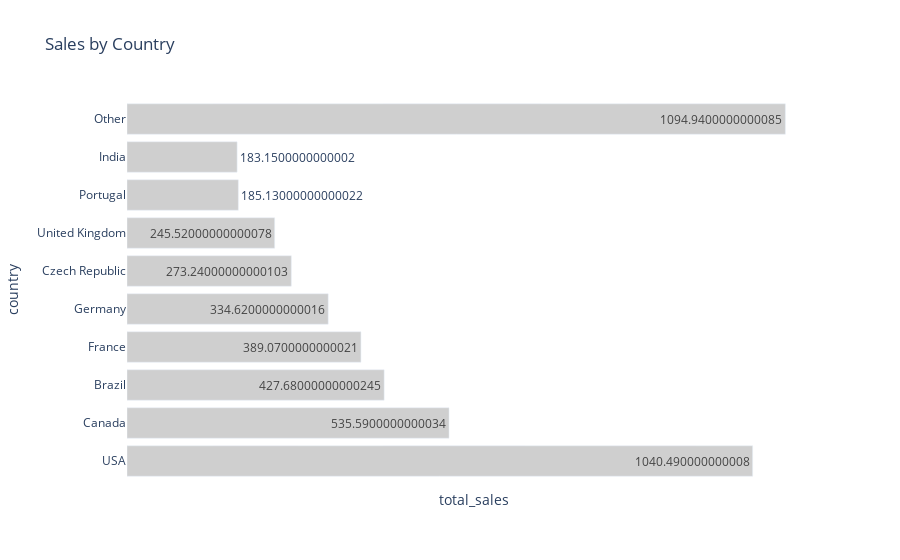

The code cell stored with this chart in its notebook:
### Code cell
query = """WITH 
    country_or_other AS
    (
        SELECT 
            CASE
                WHEN (
                SELECT COUNT(*) FROM customer
                    WHERE country = c.country           
                ) = 1 THEN "Other"
                ELSE c.country
            END AS country,
            c.customer_id,
            il.*
            FROM invoice_line il
            INNER JOIN invoice i ON i.invoice_id = il.invoice_id
            INNER JOIN customer c ON c.customer_id = i.customer_id        
    )
SELECT
    country,
    customers,
    total_sales,
    average_order,
    customer_lifetime_value
FROM
    (
    SELECT
        country,
        count(distinct customer_id) customers,
        SUM(unit_price) total_sales,
        SUM(unit_price) / count(distinct customer_id) customer_lifetime_value,
        SUM(unit_price) / count(distinct invoice_id) average_order,
        CASE
            WHEN country = "Other" THEN 1
            ELSE 0
        END AS sort
    FROM country_or_other
    GROUP BY country
    ORDER BY sort ASC, total_sales DESC
    );
    """

country_data = pd.read_sql_query(query, data)

# Create bar plot of data
fig = px.bar(country_data, x='total_sales', y='country', title='Sales by Country', 
            hover_data=country_data.columns[1:], 
            text='total_sales', 
            orientation='h')
fig.update_xaxes(tickangle=90, showticklabels=False)
fig.update_traces(marker_color='rgb(207, 207, 207)')
fig.update_layout(plot_bgcolor='rgba(0,0,0,0)')
fig.show()

### Figure 1 — Plotly figure (JSON) as saved in the notebook; plotly's stock layout.template omitted (floating-point values rounded to 4 significant figures)
{"data": [{"alignmentgroup": "True", "customdata": [[13, 1040.0, 7.943, 80.04], [8, 535.6, 7.047, 66.95], [5, 427.7, 7.011, 85.54], [5, 389.1, 7.781, 77.81], [4, 334.6, 8.161, 83.66], [2, 273.2, 9.108, 136.6], [3, 245.5, 8.769, 81.84], [2, 185.1, 6.384, 92.57], [2, 183.2, 8.721, 91.58], [15, 1095.0, 7.449, 73.0]], "hovertemplate": "total_sales=%{customdata[1]}<br>country=%{y}<br>customers=%{customdata[0]}<br>average_order=%{customdata[2]}<br>customer_lifetime_value=%{customdata[3]}<extra></extra>", "legendgroup": "", "marker": {"color": "rgb(207, 207, 207)"}, "name": "", "offsetgroup": "", "orientation": "h", "showlegend": false, "text": [1040.0, 535.6, 427.7, 389.1, 334.6, 273.2, 245.5, 185.1, 183.2, 1095.0], "textposition": "auto", "type": "bar", "x": [1040.0, 535.6, 427.7, 389.1, 334.6, 273.2, 245.5, 185.1, 183.2, 1095.0], "xaxis": "x", "y": ["USA", "Canada", "Brazil", "France", "Germany", "Czech Republic", "United Kingdom", "Portugal", "India", "Other"], "yaxis": "y"}], "layout": {"barmode": "relative", "legend": {"tracegroupgap": 0}, "plot_bgcolor": "rgba(0,0,0,0)", "title": {"text": "Sales by Country"}, "xaxis": {"anchor": "y", "domain": [0, 1], "showticklabels": false, "tickangle": 90, "title": {"text": "total_sales"}}, "yaxis": {"anchor": "x", "domain": [0, 1], "title": {"text": "country"}}}}
